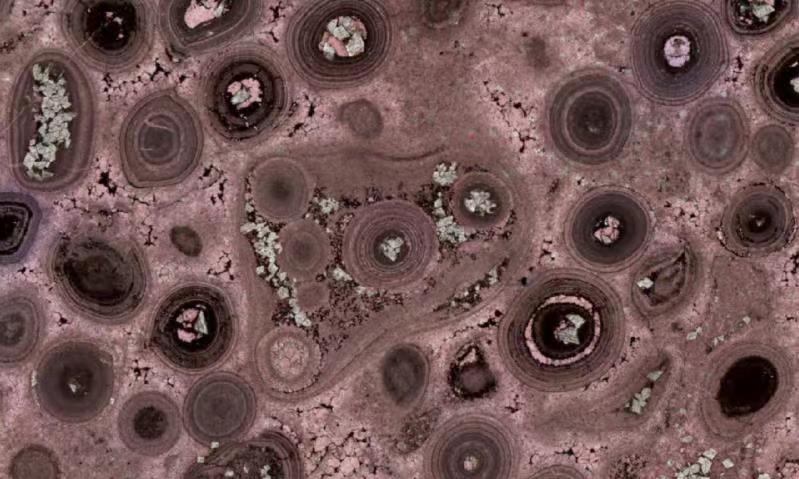
#> input picture img_readme/101338.jpg, 799 x 479 px, found by its file name
$ python Otsu_Binarization.py
#> lines starting #> are read from the running program, lines starting #| are printed output that depends on the picture; after the words box and inside, x2 and y2 are one past the last pixel; in counts of white or black regions, pixels touching at a corner belong together
# -*- coding: utf-8 -*-
# @Time    : 2021/4/13 上午10:09
# @Author  : Luo Lu
# @Email   : argluolu@gmail.com
# @File    : threshold.py
# @Software: PyCharm
import cv2
import numpy as np
import matplotlib

matplotlib.use('TkAgg')
from matplotlib import pyplot as plt

img = cv2.imread('/home/luolu/Desktop/tmp/101338.jpg', 0)
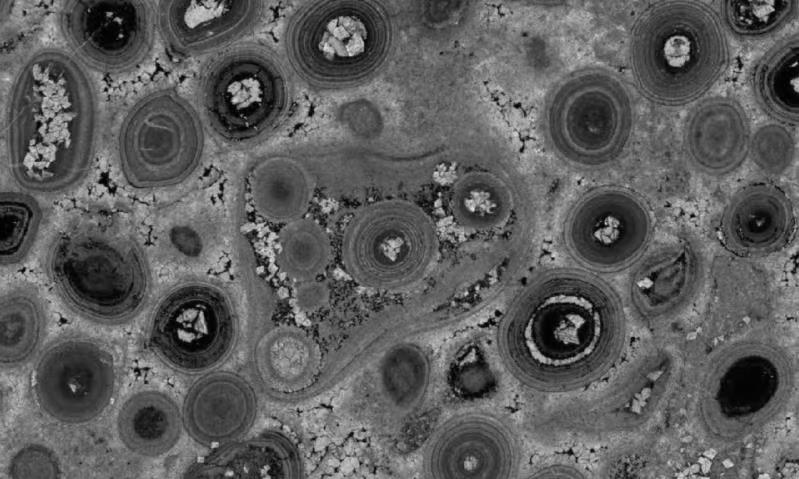
#> img: shape (479, 799); min 0, max 232, mean 93.2
# global thresholding
ret1, th1 = cv2.threshold(img, 127, 255, cv2.THRESH_BINARY)
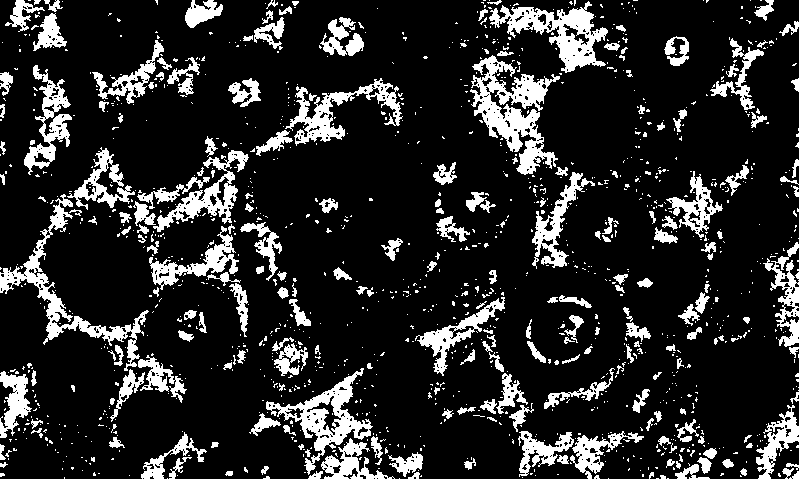
#> th1: shape (479, 799); 16.3% white; 1309 white regions (1087 under 20 px), largest, box (x1, y1, x2, y2) and area: (470, 55, 560, 175) 4213, (0, 194, 149, 371) 3203, (489, 1, 608, 73) 3071

# Otsu's thresholding
ret2, th2 = cv2.threshold(img, 0, 255, cv2.THRESH_BINARY + cv2.THRESH_OTSU)
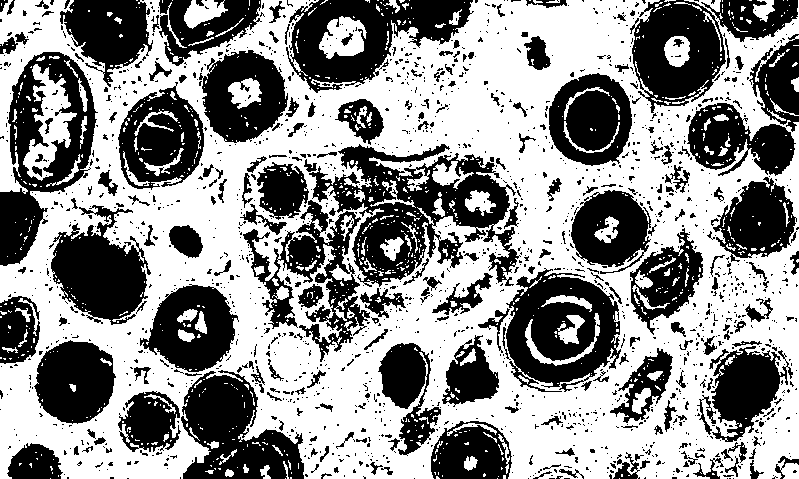
#> th2: shape (479, 799); 56.4% white; 1710 black regions (1477 under 20 px), largest, box (x1, y1, x2, y2) and area: (309, 144, 521, 287) 12727, (0, 52, 98, 266) 8917, (506, 268, 621, 392) 8797
#> ret2 = 89

# Otsu's thresholding after Gaussian filtering
blur = cv2.GaussianBlur(img, (5, 5), 0)
ret3, th3 = cv2.threshold(blur, 0, 255, cv2.THRESH_BINARY + cv2.THRESH_OTSU)
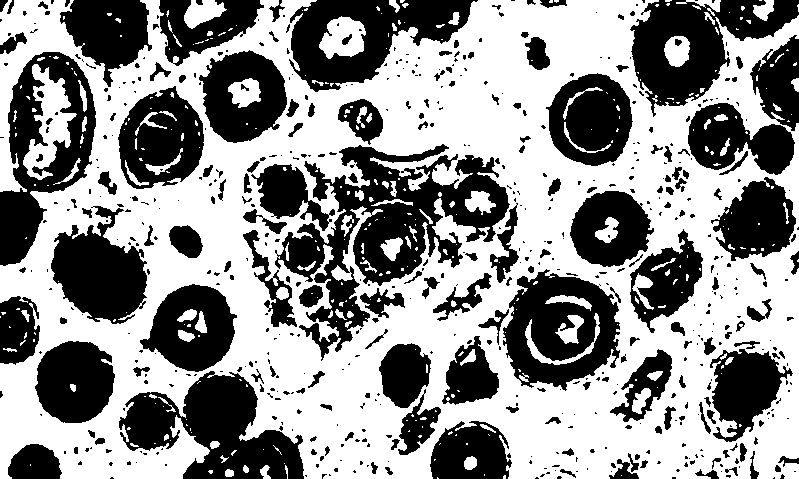
#> th3: shape (479, 799); 56.9% white; 602 black regions (416 under 20 px), largest, box (x1, y1, x2, y2) and area: (275, 144, 510, 361) 17445, (119, 371, 304, 479) 10633, (630, 0, 799, 117) 9244
#> ret3 = 89

# plot all the images and their histograms
images = [img, 0, th1,
          img, 0, th2,
          blur, 0, th3]
titles = ['Original Noisy Image', 'Histogram', 'Global Thresholding (v=127)',
          'Original Noisy Image', 'Histogram', "Otsu's Thresholding",
          'Gaussian filtered Image', 'Histogram', "Otsu's Thresholding"]

for i in range(3):
    plt.subplot(3, 3, i * 3 + 1), plt.imshow(images[i * 3], 'gray')
    plt.title(titles[i * 3]), plt.xticks([]), plt.yticks([])
    plt.subplot(3, 3, i * 3 + 2), plt.hist(images[i * 3].ravel(), 256)
    plt.title(titles[i * 3 + 1]), plt.xticks([]), plt.yticks([])
    plt.subplot(3, 3, i * 3 + 3), plt.imshow(images[i * 3 + 2], 'gray')
    plt.title(titles[i * 3 + 2]), plt.xticks([]), plt.yticks([])
plt.show()
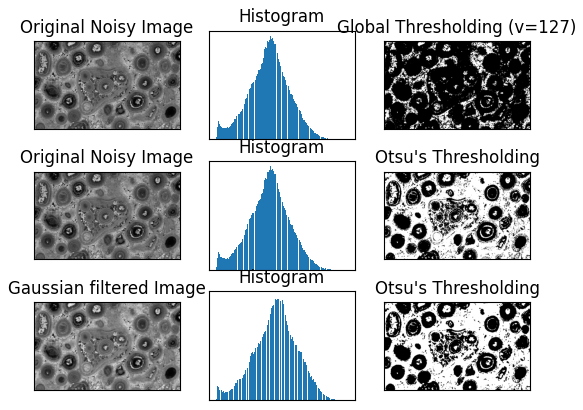
#> figure drawn by matplotlib, 9 panels

$ run again, with img_readme/c2m06.jpg copied over img_readme/101338.jpg
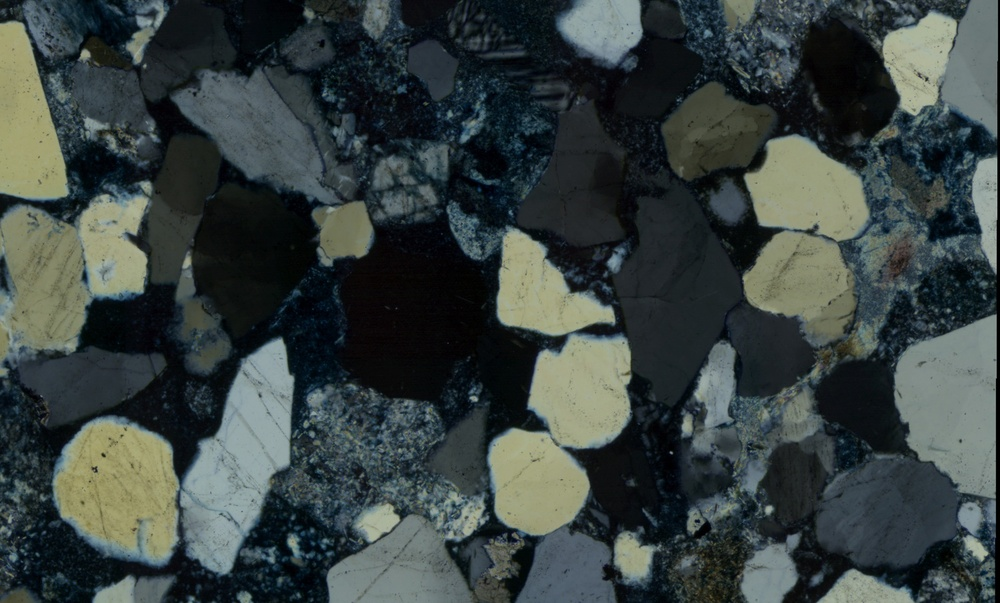
#> input picture img_readme/c2m06.jpg, 1000 x 603 px, shrunk from 1920 x 1158 before the run, found by its file name
#> `ret1, th1 = cv2.threshold(img, 127, 255, cv2.THRESH_BINARY)`:
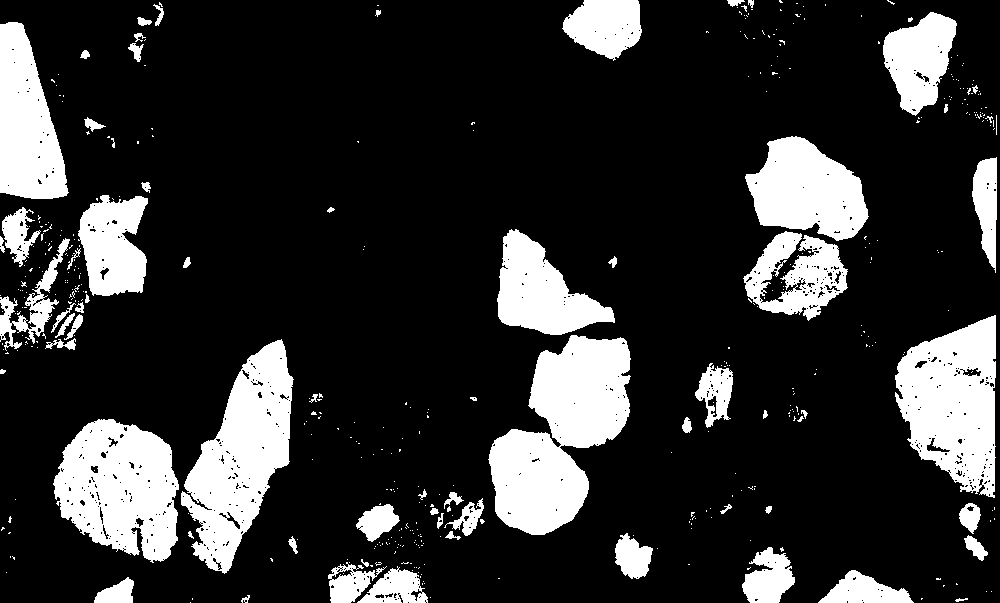
#> th1: shape (603, 1000); 19.5% white; 467 white regions (397 under 20 px), largest, box (x1, y1, x2, y2) and area: (488, 335, 631, 535) 16710, (181, 339, 294, 574) 13493, (53, 419, 179, 563) 12643
#> th2: shape (603, 1000); 32.8% white; 987 white regions (825 under 20 px), largest, box (x1, y1, x2, y2) and area: (487, 226, 632, 603) 29785, (742, 134, 871, 347) 17715, (0, 185, 152, 377) 17283
#> ret2 = 81
#> `ret3, th3 = cv2.threshold(blur, 0, 255, cv2.THRESH_BINARY + cv2.THRESH..`:
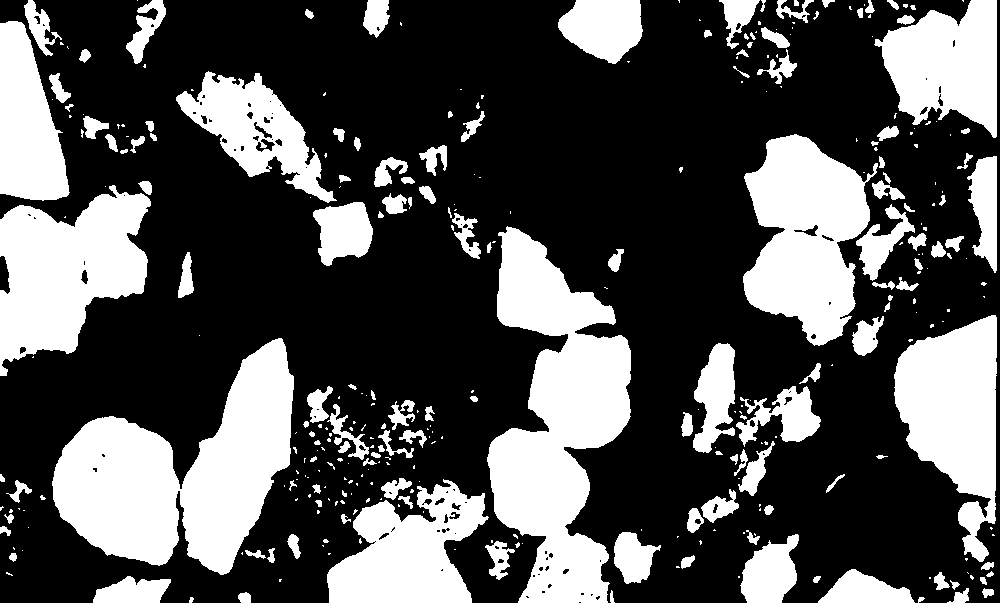
#> th3: shape (603, 1000); 32.3% white; 338 white regions (191 under 20 px), largest, box (x1, y1, x2, y2) and area: (487, 226, 631, 603) 29881, (52, 338, 294, 575) 29732, (743, 134, 878, 346) 17815
